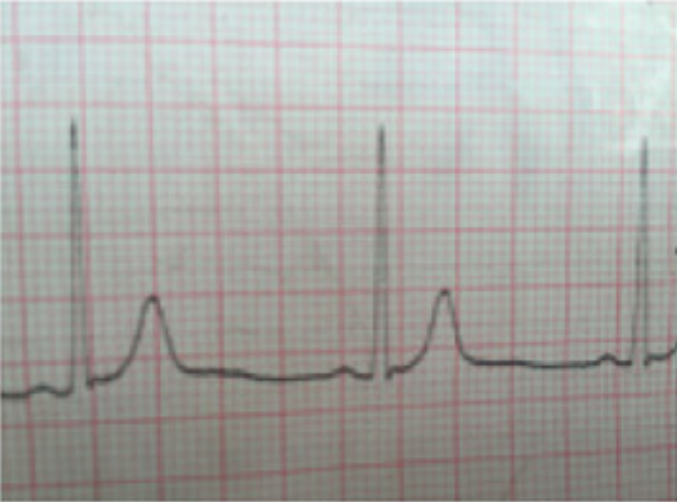
#> input picture courses/mutimedia/1233.png, 677 x 502 px
$ python main.py   (older library calls are emulated)
#> lines starting #> are read from the running program, lines starting #| are printed output that depends on the picture; after the words box and inside, x2 and y2 are one past the last pixel; in counts of white or black regions, pixels touching at a corner belong together
import cv2
import numpy as np
from math import sqrt
stride=10
def otsu_binarization(img: np.ndarray, th=128):
    max_sigma, max_t = 0, 0
    H, W = img.shape

    # determine threshold
    for _t in range(1, 255):
        v0 = img[np.where(img < _t)]
        u0 = np.mean(v0) if len(v0) else 0
        w0 = len(v0) / (H * W)
        v1 = img[np.where(img >= _t)]
        u1 = np.mean(v1) if len(v1) else 0
        w1 = len(v1) / (H * W)
        sigma = w0 * w1 * (u0 - u1) ** 2
        if sigma > max_sigma:
            max_sigma = sigma
            max_t = _t
    # Binarization
    print('Threshold >>', max_t)
    th = max_t
    out = img.copy()
    out[out < th] = 0
    out[out >= th] = 255
    return out
def blpf(img, D0, W=None, N=2, type='lp', filter='butterworth'):
    '''
    频域滤波器
    Args:
        img: 灰度图片
        D0: 截止频率
        W: 带宽
        N: butterworth和指数滤波器的阶数
        type: lp, hp, bp, bs即低通、高通、带通、带阻
        filter:butterworth、ideal、exponential即巴特沃斯、理想、指数滤波器
    Returns:
        imgback：滤波后的图像
    '''
    # 离散傅里叶变换
    dft = cv2.dft(np.float32(img), flags=cv2.DFT_COMPLEX_OUTPUT)
    # 中心化
    dtf_shift = np.fft.fftshift(dft)
    rows, cols = img.shape
    crow, ccol = int(rows / 2), int(cols / 2)  # 计算频谱中心
    mask = np.ones((rows, cols, 2))  # 生成rows行cols列的2纬矩阵
    for i in range(rows):
        for j in range(cols):
            D = np.sqrt((i - crow) ** 2 + (j - ccol) ** 2)
            if (filter.lower() == 'butterworth'):
                if (type == 'lp'):
                    mask[i, j] = 1 / (1 + (D / D0) ** (2 * N))
                elif (type == 'hp'):
                    mask[i, j] = 1 / (1 + (D0 / D) ** (2 * N))
                elif (type == 'bs'):
                    mask[i, j] = 1 / (1 + (D * W / (D ** 2 - D0 ** 2)) ** (2 * N))
                elif (type == 'bp'):
                    mask[i, j] = 1 / (1 + ((D ** 2 - D0 ** 2) / D * W) ** (2 * N))
                else:
                    assert ('type error')
            elif (filter.lower() == 'ideal'):  # 理想滤波器
                if (type == 'lp'):
                    if (D > D0):
                        mask[i, j] = 0
                elif (type == 'hp'):
                    if (D < D0):
                        mask[i, j] = 0
                elif (type == 'bs'):
                    if (D > D0 and D < D0 + W):
                        mask[i, j] = 0
                elif (type == 'bp'):
                    if (D < D0 and D > D0 + W):
                        mask[i, j] = 0
                else:
                    assert ('type error')
            elif (filter.lower() == 'exponential'):  # 指数滤波器
                if (type == 'lp'):
                    mask[i, j] = np.exp(-(D / D0) ** (2 * N))
                elif (type == 'hp'):
                    mask[i, j] = np.exp(-(D0 / D) ** (2 * N))
                elif (type == 'bs'):
                    mask[i, j] = np.exp(-(D * W / (D ** 2 - D0 ** 2)) ** (2 * N))
                elif (type == 'bp'):
                    mask[i, j] = np.exp(-((D ** 2 - D0 ** 2) / D * W) ** (2 * N))
                else:
                    assert ('type error')
    fshift = dtf_shift * mask
    f_ishift = np.fft.ifftshift(fshift)
    img_back = cv2.idft(f_ishift)
    img_back = cv2.magnitude(img_back[:, :, 0], img_back[:, :, 1])  # 计算像素梯度的绝对值
    img_back = np.abs(img_back)
    img_back = (img_back - np.amin(img_back)) / (np.amax(img_back) - np.amin(img_back))
    return img_back
img=cv2.imread("1233.png")
#> img is the input picture: shape (502, 677, 3); mean B, G, R 164.5, 168, 168.4
cv2.imshow("img",img)
b = img[:, :, 0]
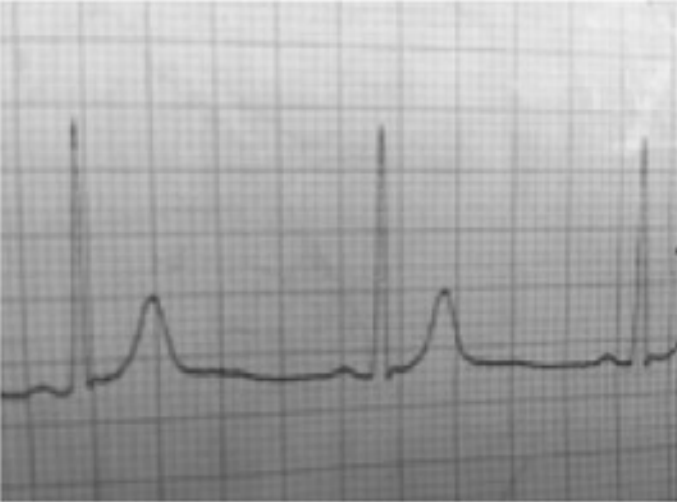
#> b: shape (502, 677); min 56, max 247, mean 164.5
g = img[:, :, 1]
r = img[:, :, 2]
cv2.imshow("b",b)
cv2.imshow("g",g)
cv2.imshow("r",r)
b1=blpf(b,50)
g1=blpf(r,50)
#> call 2 of blpf, with D0 = 50, N = 2, type = 'lp', filter = 'butterworth'
#> in blpf (call 2), `img_back = cv2.magnitude(img_back[:, :, 0], img_back[:, :, 1])`:
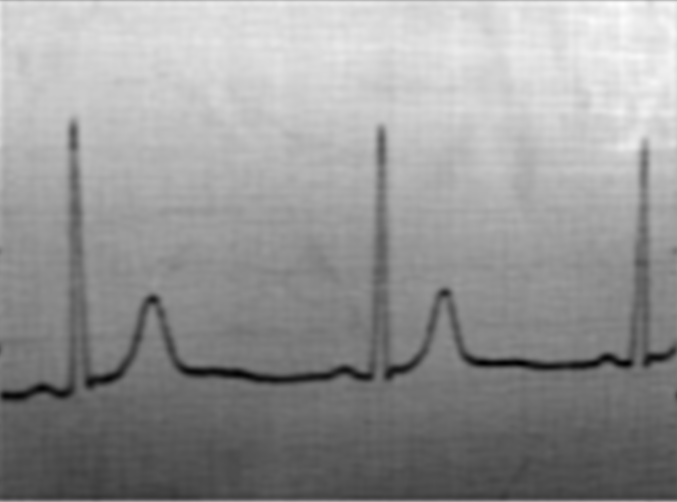
#> img_back: shape (502, 677) float64; min 27006708.5, max 78313968.8, mean 57243784; drawn with min black and max white
cv2.imshow("b1",b1)
cv2.imshow("r1",g1)
img[:, :, 0]= b1
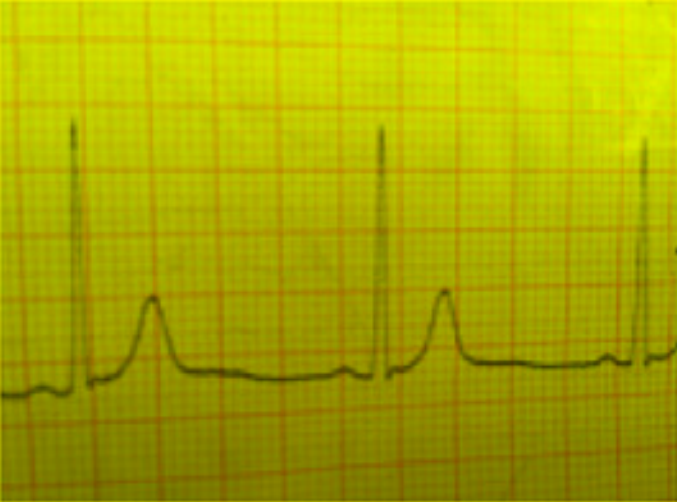
#> img: shape (502, 677, 3); mean B, G, R 0, 168, 168.4
img[:, :, 1]= g1
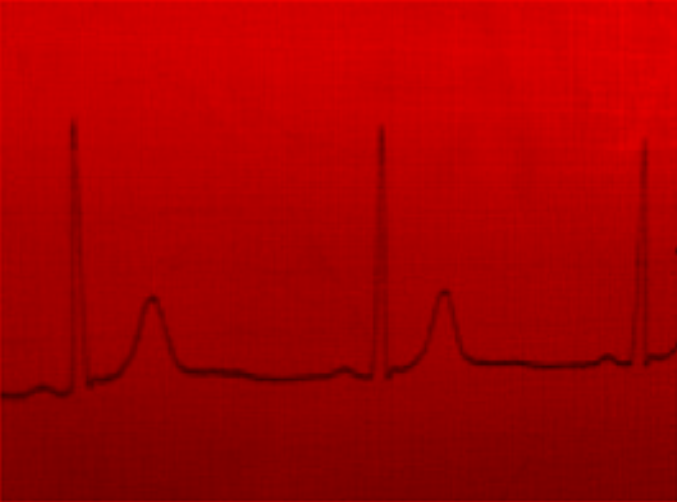
#> img: shape (502, 677, 3); mean B, G, R 0, 0, 168.4
cv2.imshow("IImg",img)
B=np.zeros((100,100),dtype=np.float)
sumValue=0
for i in range(r.shape[0]//stride):
    for j in range(r.shape[1]//stride):
        sum=0
        for k in range(stride):
            for l in range(stride):
                sum+=r.item(i*10+k,j*10+l)
        B[i][j]=sum/100
        sumValue=sumValue+B[i][j]
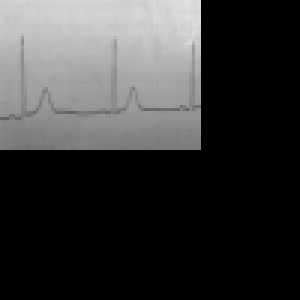
#> B: shape (100, 100) float64 (shown 3 times larger); min 0, max 227.4, mean 56.5
#> after the loop, sumValue = 564512.2
cv2.imshow("B",B)
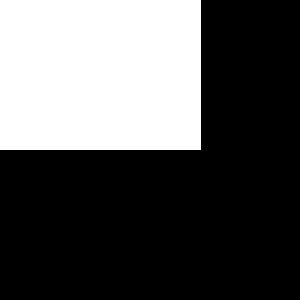
#> window 'B': shape (100, 100) (shown 3 times larger); 33.5% white; 1 white region, box (x1, y1, x2, y2) and area: (0, 0, 67, 50) 3350
cv2.waitKey(0)
avgValue=sumValue/((r.shape[0]//stride)*(r.shape[1]//stride))
#> avgValue = 168.5
for i in range(r.shape[0]//stride):
    for j in range(r.shape[1]//stride):
        if(B[i][j]<=avgValue):
            for k in range(stride):
                for l in range(stride):
                    r[i*10+k][j*10+l]=0
        else:
            attept=np.zeros((10,10))
            for k in range(stride):
                for l in range(stride):
                    attept[k][l]=r[i*10+k][j*10+l]
            # cv2.imshow("attept",attept)
            # cv2.waitKey(0)
            otsu_binarization(attept)
            for k in range(stride):
                for l in range(stride):
                    r[i*10+k][j*10+l]=attept[k][l]
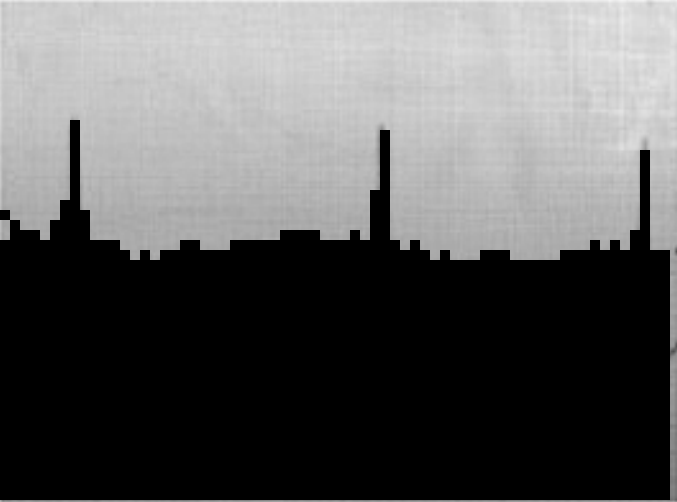
#> r: shape (502, 677); min 0, max 243, mean 93.8
cv2.imshow("r",r)
cv2.waitKey(0)

$ run again, with courses/mutimedia/original.jpg saved as courses/mutimedia/1233.png
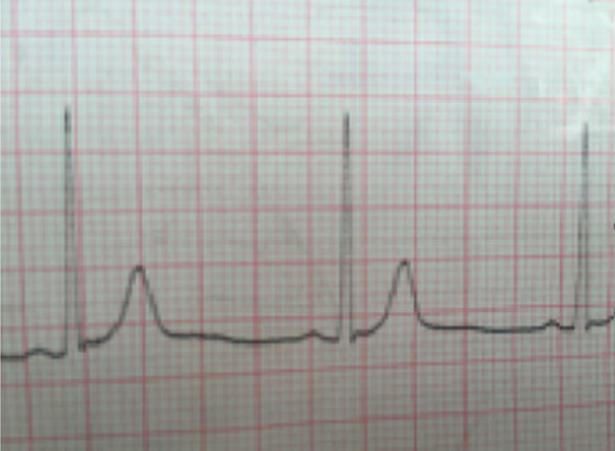
#> input picture courses/mutimedia/original.jpg, 615 x 451 px
#> img is the input picture: shape (451, 615, 3); mean B, G, R 165.8, 168.9, 169.3
#> after the loop `for i in range(r.shape[0]//stride):`: sumValue = 464980.3
#> `cv2.imshow("B",B)`:
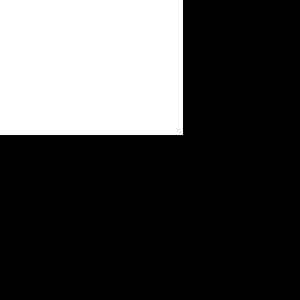
#> window 'B': shape (100, 100) (shown 3 times larger); 27.5% white; 1 white region, box (x1, y1, x2, y2) and area: (0, 0, 61, 45) 2745
#> avgValue = 169.4
#> after the loop `for i in range(r.shape[0]//stride):`:
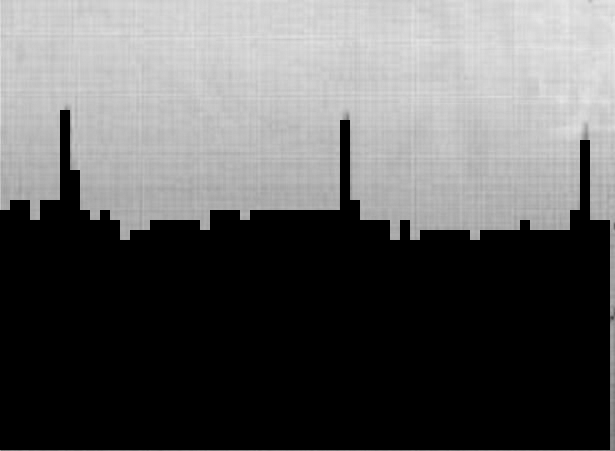
#> r: shape (451, 615); min 0, max 233, mean 93.8
